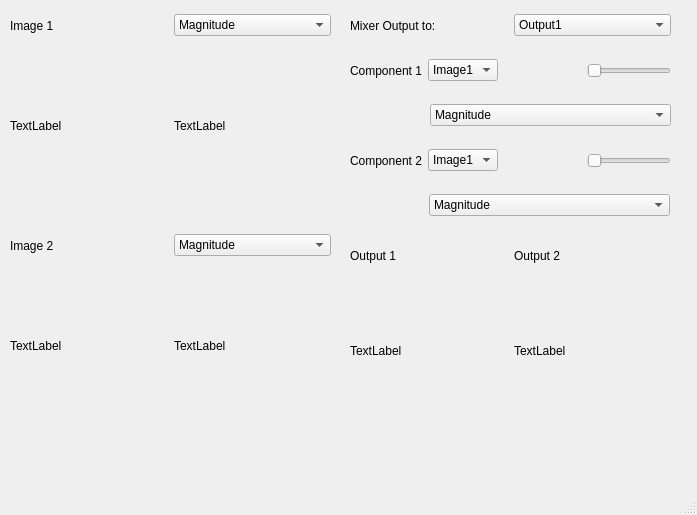
<?xml version="1.0" encoding="UTF-8"?>
<ui version="4.0">
 <class>MainWindow</class>
 <widget class="QMainWindow" name="MainWindow">
  <property name="geometry">
   <rect>
    <x>0</x>
    <y>0</y>
    <width>697</width>
    <height>515</height>
   </rect>
  </property>
  <property name="windowTitle">
   <string>MainWindow</string>
  </property>
  <widget class="QWidget" name="centralwidget">
   <widget class="QWidget" name="horizontalLayoutWidget">
    <property name="geometry">
     <rect>
      <x>10</x>
      <y>10</y>
      <width>321</width>
      <height>31</height>
     </rect>
    </property>
    <layout class="QHBoxLayout" name="horizontalLayout">
     <item>
      <widget class="QLabel" name="Image1">
       <property name="text">
        <string>Image 1  </string>
       </property>
      </widget>
     </item>
     <item>
      <widget class="QComboBox" name="Image1_options">
       <item>
        <property name="text">
         <string>Magnitude</string>
        </property>
       </item>
       <item>
        <property name="text">
         <string>Phase</string>
        </property>
       </item>
       <item>
        <property name="text">
         <string>Real</string>
        </property>
       </item>
       <item>
        <property name="text">
         <string>Imaginary</string>
        </property>
       </item>
      </widget>
     </item>
    </layout>
   </widget>
   <widget class="QWidget" name="horizontalLayoutWidget_2">
    <property name="geometry">
     <rect>
      <x>10</x>
      <y>40</y>
      <width>321</width>
      <height>171</height>
     </rect>
    </property>
    <layout class="QHBoxLayout" name="horizontalLayout_2">
     <item>
      <widget class="QLabel" name="Image1_original">
       <property name="text">
        <string>TextLabel</string>
       </property>
      </widget>
     </item>
     <item>
      <widget class="QLabel" name="Image1_new">
       <property name="text">
        <string>TextLabel</string>
       </property>
      </widget>
     </item>
    </layout>
   </widget>
   <widget class="QWidget" name="horizontalLayoutWidget_3">
    <property name="geometry">
     <rect>
      <x>10</x>
      <y>230</y>
      <width>321</width>
      <height>31</height>
     </rect>
    </property>
    <layout class="QHBoxLayout" name="horizontalLayout_3">
     <item>
      <widget class="QLabel" name="Image2">
       <property name="text">
        <string>Image 2</string>
       </property>
      </widget>
     </item>
     <item>
      <widget class="QComboBox" name="Image2_options">
       <item>
        <property name="text">
         <string>Magnitude</string>
        </property>
       </item>
       <item>
        <property name="text">
         <string>Phase</string>
        </property>
       </item>
       <item>
        <property name="text">
         <string>Real</string>
        </property>
       </item>
       <item>
        <property name="text">
         <string>Imaginary</string>
        </property>
       </item>
      </widget>
     </item>
    </layout>
   </widget>
   <widget class="QWidget" name="horizontalLayoutWidget_4">
    <property name="geometry">
     <rect>
      <x>10</x>
      <y>260</y>
      <width>321</width>
      <height>171</height>
     </rect>
    </property>
    <layout class="QHBoxLayout" name="horizontalLayout_4">
     <item>
      <widget class="QLabel" name="Image2_original">
       <property name="text">
        <string>TextLabel</string>
       </property>
      </widget>
     </item>
     <item>
      <widget class="QLabel" name="Image2_new">
       <property name="text">
        <string>TextLabel</string>
       </property>
      </widget>
     </item>
    </layout>
   </widget>
   <widget class="QWidget" name="horizontalLayoutWidget_5">
    <property name="geometry">
     <rect>
      <x>350</x>
      <y>10</y>
      <width>321</width>
      <height>31</height>
     </rect>
    </property>
    <layout class="QHBoxLayout" name="horizontalLayout_5">
     <item>
      <widget class="QLabel" name="mixerOutput">
       <property name="text">
        <string>Mixer Output to:</string>
       </property>
      </widget>
     </item>
     <item>
      <widget class="QComboBox" name="MixerOut_Options">
       <item>
        <property name="text">
         <string>Output1</string>
        </property>
       </item>
       <item>
        <property name="text">
         <string>Output2</string>
        </property>
       </item>
      </widget>
     </item>
    </layout>
   </widget>
   <widget class="QWidget" name="horizontalLayoutWidget_6">
    <property name="geometry">
     <rect>
      <x>350</x>
      <y>50</y>
      <width>321</width>
      <height>41</height>
     </rect>
    </property>
    <layout class="QHBoxLayout" name="horizontalLayout_6">
     <item>
      <widget class="QLabel" name="component1">
       <property name="text">
        <string>Component 1</string>
       </property>
      </widget>
     </item>
     <item>
      <widget class="QComboBox" name="component1_ImageSelection">
       <item>
        <property name="text">
         <string>Image1</string>
        </property>
       </item>
       <item>
        <property name="text">
         <string>Image2</string>
        </property>
       </item>
      </widget>
     </item>
     <item>
      <spacer name="horizontalSpacer">
       <property name="orientation">
        <enum>Qt::Horizontal</enum>
       </property>
       <property name="sizeHint" stdset="0">
        <size>
         <width>58</width>
         <height>36</height>
        </size>
       </property>
      </spacer>
     </item>
     <item>
      <widget class="QSlider" name="component1_Slider">
       <property name="orientation">
        <enum>Qt::Horizontal</enum>
       </property>
      </widget>
     </item>
    </layout>
   </widget>
   <widget class="QWidget" name="horizontalLayoutWidget_7">
    <property name="geometry">
     <rect>
      <x>430</x>
      <y>100</y>
      <width>241</width>
      <height>31</height>
     </rect>
    </property>
    <layout class="QHBoxLayout" name="horizontalLayout_7">
     <item>
      <widget class="QComboBox" name="component1_MixingParameter">
       <item>
        <property name="text">
         <string>Magnitude</string>
        </property>
       </item>
       <item>
        <property name="text">
         <string>Phase</string>
        </property>
       </item>
       <item>
        <property name="text">
         <string>Real</string>
        </property>
       </item>
       <item>
        <property name="text">
         <string>Imaginary</string>
        </property>
       </item>
       <item>
        <property name="text">
         <string>uniMagitude</string>
        </property>
       </item>
       <item>
        <property name="text">
         <string>uniPhase</string>
        </property>
       </item>
      </widget>
     </item>
    </layout>
   </widget>
   <widget class="QWidget" name="horizontalLayoutWidget_8">
    <property name="geometry">
     <rect>
      <x>350</x>
      <y>140</y>
      <width>321</width>
      <height>41</height>
     </rect>
    </property>
    <layout class="QHBoxLayout" name="horizontalLayout_8">
     <item>
      <widget class="QLabel" name="component2">
       <property name="text">
        <string>Component 2</string>
       </property>
      </widget>
     </item>
     <item>
      <widget class="QComboBox" name="component2_ImageSelection">
       <item>
        <property name="text">
         <string>Image1</string>
        </property>
       </item>
       <item>
        <property name="text">
         <string>Image2</string>
        </property>
       </item>
      </widget>
     </item>
     <item>
      <spacer name="horizontalSpacer_2">
       <property name="orientation">
        <enum>Qt::Horizontal</enum>
       </property>
       <property name="sizeHint" stdset="0">
        <size>
         <width>58</width>
         <height>20</height>
        </size>
       </property>
      </spacer>
     </item>
     <item>
      <widget class="QSlider" name="component2_Slider">
       <property name="orientation">
        <enum>Qt::Horizontal</enum>
       </property>
      </widget>
     </item>
    </layout>
   </widget>
   <widget class="QWidget" name="horizontalLayoutWidget_9">
    <property name="geometry">
     <rect>
      <x>429</x>
      <y>190</y>
      <width>241</width>
      <height>31</height>
     </rect>
    </property>
    <layout class="QHBoxLayout" name="horizontalLayout_9">
     <item>
      <widget class="QComboBox" name="component2_MixingParameter">
       <item>
        <property name="text">
         <string>Magnitude</string>
        </property>
       </item>
       <item>
        <property name="text">
         <string>Phase</string>
        </property>
       </item>
       <item>
        <property name="text">
         <string>Real</string>
        </property>
       </item>
       <item>
        <property name="text">
         <string>Imaginary</string>
        </property>
       </item>
       <item>
        <property name="text">
         <string>uniMagnitude</string>
        </property>
       </item>
       <item>
        <property name="text">
         <string>uniPhase</string>
        </property>
       </item>
      </widget>
     </item>
    </layout>
   </widget>
   <widget class="QWidget" name="horizontalLayoutWidget_10">
    <property name="geometry">
     <rect>
      <x>350</x>
      <y>240</y>
      <width>321</width>
      <height>31</height>
     </rect>
    </property>
    <layout class="QHBoxLayout" name="horizontalLayout_10">
     <item>
      <widget class="QLabel" name="Output1">
       <property name="text">
        <string>Output 1</string>
       </property>
      </widget>
     </item>
     <item>
      <widget class="QLabel" name="Output2">
       <property name="text">
        <string>Output 2</string>
       </property>
      </widget>
     </item>
    </layout>
   </widget>
   <widget class="QWidget" name="horizontalLayoutWidget_11">
    <property name="geometry">
     <rect>
      <x>350</x>
      <y>270</y>
      <width>321</width>
      <height>161</height>
     </rect>
    </property>
    <layout class="QHBoxLayout" name="horizontalLayout_11">
     <item>
      <widget class="QLabel" name="Output1_Image">
       <property name="text">
        <string>TextLabel</string>
       </property>
      </widget>
     </item>
     <item>
      <widget class="QLabel" name="Output2_Image">
       <property name="text">
        <string>TextLabel</string>
       </property>
      </widget>
     </item>
    </layout>
   </widget>
  </widget>
  <widget class="QMenuBar" name="menubar">
   <property name="geometry">
    <rect>
     <x>0</x>
     <y>0</y>
     <width>697</width>
     <height>21</height>
    </rect>
   </property>
  </widget>
  <widget class="QStatusBar" name="statusbar"/>
 </widget>
 <resources/>
 <connections/>
</ui>
